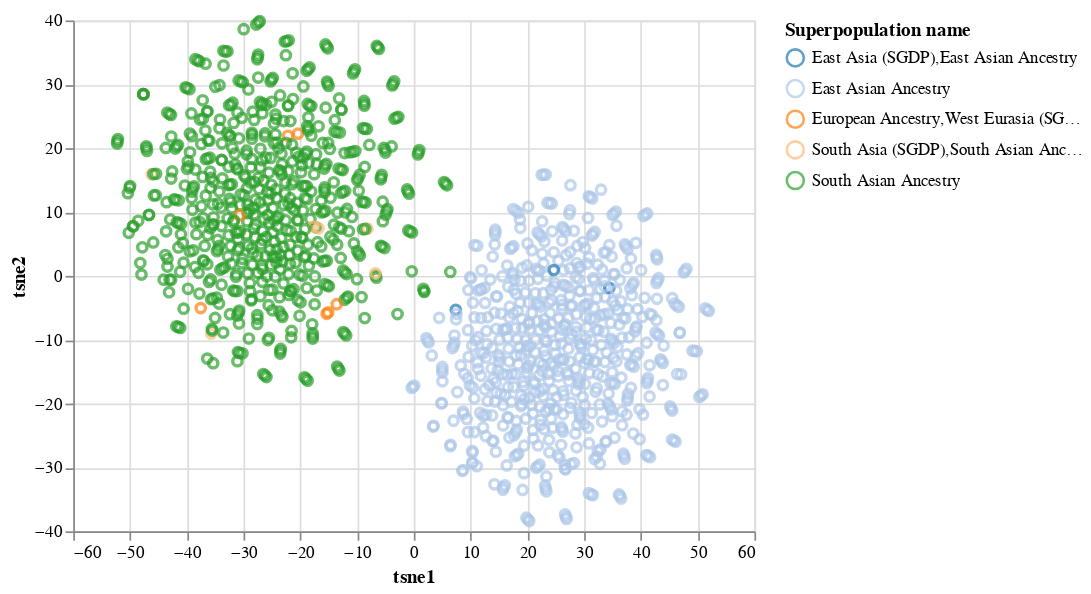

Write notebook code for a chart like this one.
### Code cell
alt.Chart(df_plot).mark_point().encode(
    x='tsne1',
    y='tsne2',
    color=alt.Color('Superpopulation name', scale=alt.Scale(scheme='category20'))
)

### Figure 1 — Vega-Lite specification as saved in the notebook (floating-point values rounded to 4 significant figures; data arrays with more than 128 entries replaced by an {"elided": "..."} marker saying what was removed)
{"config": {"view": {"continuousWidth": 400, "continuousHeight": 300}}, "data": {"name": "data-28173f17f03f0cff683483b1e485c1ef"}, "mark": "point", "encoding": {"color": {"field": "Superpopulation name", "scale": {"scheme": "category20"}, "type": "nominal"}, "x": {"field": "tsne1", "type": "quantitative"}, "y": {"field": "tsne2", "type": "quantitative"}}, "$schema": "https://vega.github.io/schema/vega-lite/v4.17.0.json", "datasets": {"data-28173f17f03f0cff683483b1e485c1ef": {"elided": "1193 records"}}}
